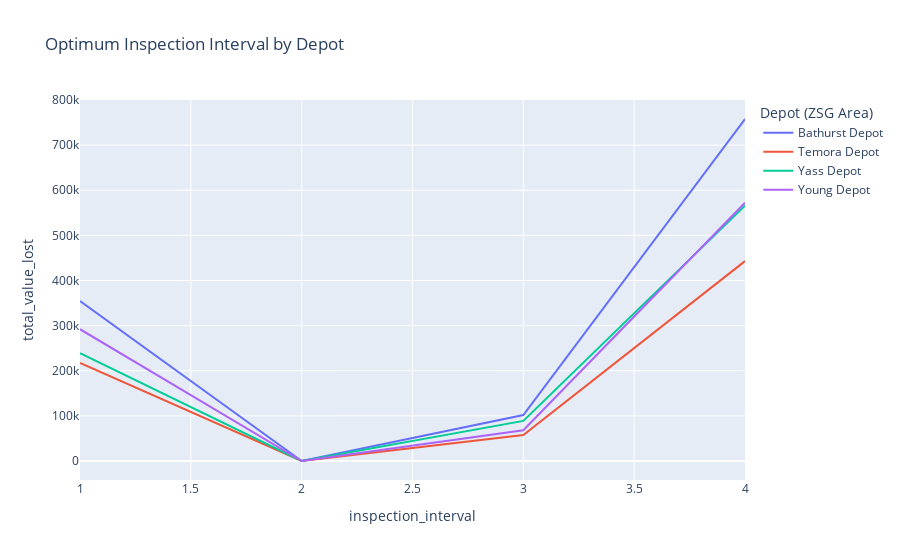

Notebook cell for this chart:
### Code cell
optimum_inspection = optimum_inspection.loc[optimum_inspection['Depot (ZSG Area)'].isin(depots)]

fig = px.line(
    optimum_inspection,
    x="inspection_interval",
    y="total_value_lost",
    color="Depot (ZSG Area)",
    title= 'Optimum Inspection Interval by Depot'
)
fig

### Figure 1 — Plotly figure (JSON) as saved in the notebook; plotly's stock layout.template omitted (floating-point values rounded to 4 significant figures)
{"data": [{"hovertemplate": "Depot (ZSG Area)=Bathurst Depot<br>inspection_interval=%{x}<br>total_value_lost=%{y}<extra></extra>", "legendgroup": "Bathurst Depot", "line": {"color": "#636efa", "dash": "solid"}, "mode": "lines", "name": "Bathurst Depot", "orientation": "v", "showlegend": true, "type": "scatter", "x": [1, 2, 3, 4], "xaxis": "x", "y": [354600.0, 0, 101900.0, 757800.0], "yaxis": "y"}, {"hovertemplate": "Depot (ZSG Area)=Temora Depot<br>inspection_interval=%{x}<br>total_value_lost=%{y}<extra></extra>", "legendgroup": "Temora Depot", "line": {"color": "#EF553B", "dash": "solid"}, "mode": "lines", "name": "Temora Depot", "orientation": "v", "showlegend": true, "type": "scatter", "x": [1, 2, 3, 4], "xaxis": "x", "y": [217200.0, 0, 57550.0, 442900.0], "yaxis": "y"}, {"hovertemplate": "Depot (ZSG Area)=Yass Depot<br>inspection_interval=%{x}<br>total_value_lost=%{y}<extra></extra>", "legendgroup": "Yass Depot", "line": {"color": "#00cc96", "dash": "solid"}, "mode": "lines", "name": "Yass Depot", "orientation": "v", "showlegend": true, "type": "scatter", "x": [1, 2, 3, 4], "xaxis": "x", "y": [238800.0, 0, 88870.0, 565600.0], "yaxis": "y"}, {"hovertemplate": "Depot (ZSG Area)=Young Depot<br>inspection_interval=%{x}<br>total_value_lost=%{y}<extra></extra>", "legendgroup": "Young Depot", "line": {"color": "#ab63fa", "dash": "solid"}, "mode": "lines", "name": "Young Depot", "orientation": "v", "showlegend": true, "type": "scatter", "x": [1, 2, 3, 4], "xaxis": "x", "y": [292000.0, 0, 68260.0, 572200.0], "yaxis": "y"}], "layout": {"legend": {"title": {"text": "Depot (ZSG Area)"}, "tracegroupgap": 0}, "title": {"text": "Optimum Inspection Interval by Depot"}, "xaxis": {"anchor": "y", "domain": [0, 1], "title": {"text": "inspection_interval"}}, "yaxis": {"anchor": "x", "domain": [0, 1], "title": {"text": "total_value_lost"}}}}
